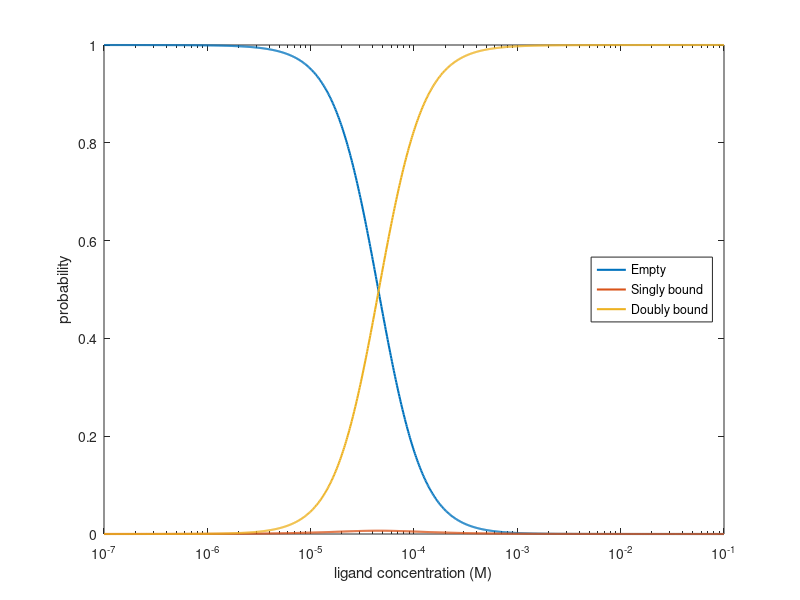

This figure's MATLAB source:
% Define values for the energies
d_eb = -5; % kBT
d_ei = -2; % kBT

% Define the range of concentrations for the plot
L = logspace(-4, -1, 1000); % Molar

% Compute Z, aka the partition function
Z = 1 + 2 * L .* exp(-d_eb) + L.^2 .* exp(-(2 * d_eb + d_ei));

% Compute the probabilities of each state
p0 = 1 ./ Z; % empty state
p1 = L .* exp(-d_eb) ./ Z; % one ligand bound
p2 = L.^2 .* exp(-(2 * d_eb + d_ei)) ./ Z; % two ligands bound

% Plot the probabilities of each of the states as a function of
% ligand concentration
semilogx(L, p0, 'LineWidth', 1.5);
hold on
semilogx(L, 2 * p1, 'LineWidth', 1.5); % multiplied by 2 to account
                                       % for both states singly bound
semilogx(L, p2, 'LineWidth', 1.5);

% Now let's pimp the plot
xlabel('ligand concentration (M)')
ylabel('probability')
legend('Empty', 'Singly bound', 'Doubly bound', 'Location', 'east')
hold off
 %%
 
 % Let's repeat the plot for higher cooperativity
 % Define values for the energies
d_eb = -5; % kBT
d_ei = -10; % kBT

% Define the range of concentrations for the plot
L = logspace(-7, -1, 1000); % Molar

% Compute Z, aka the partition function
Z = 1 + 2 * L .* exp(-d_eb) + L.^2 .* exp(-(2 * d_eb + d_ei));

% Compute the probabilities of each state
p0 = 1 ./ Z; % empty state
p1 = L .* exp(-d_eb) ./ Z; % one ligand bound
p2 = L.^2 .* exp(-(2 * d_eb + d_ei)) ./ Z; % two ligands bound

% Plot the probabilities of each of the states as a function of
% ligand concentration
semilogx(L, p0, 'LineWidth', 1.5);
hold on
semilogx(L, 2 * p1, 'LineWidth', 1.5); % multiplied by 2 to account
                                       % for both states singly bound
semilogx(L, p2, 'LineWidth', 1.5);

% Now let's pimp the plot
xlabel('ligand concentration (M)')
ylabel('probability')
legend('Empty', 'Singly bound', 'Doubly bound', 'Location', 'east')
hold off

%%